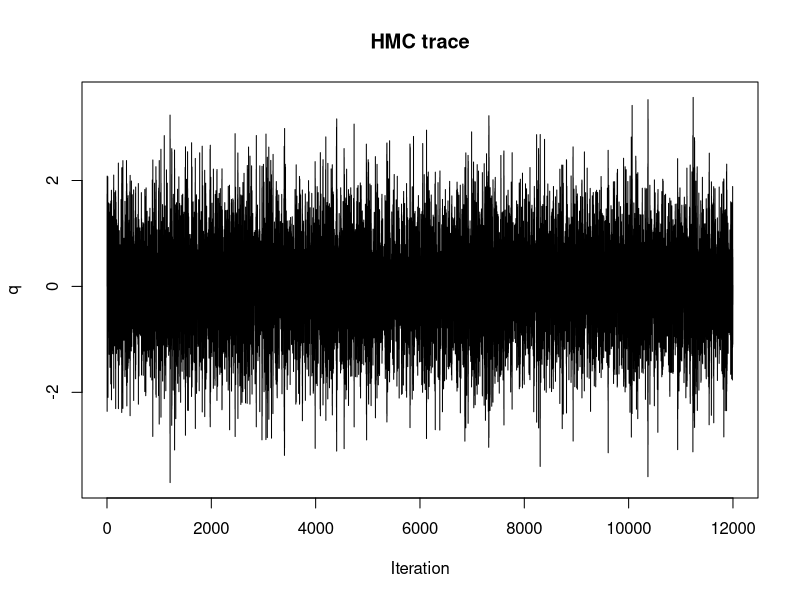

Source code (R):
# One-dimensional HMC for a standard normal target, using leapfrog and MH correction.
set.seed(905)
log_density <- function(q) dnorm(q, log = TRUE)
grad_log_density <- function(q) -q

leapfrog <- function(q, p, step_size, n_steps) {
  stopifnot(length(q) == 1L, length(p) == 1L, is.finite(q), is.finite(p),
            length(step_size) == 1L, is.finite(step_size), step_size > 0,
            length(n_steps) == 1L, is.finite(n_steps), n_steps >= 1,
            n_steps == as.integer(n_steps))
  p <- p + 0.5 * step_size * grad_log_density(q)
  for (j in seq_len(n_steps)) {
    q <- q + step_size * p
    if (j < n_steps) p <- p + step_size * grad_log_density(q)
  }
  p <- p + 0.5 * step_size * grad_log_density(q)
  list(q = q, p = -p) # Momentum reversal makes the proposal reversible.
}

hmc <- function(n = 12000L, step_size = 0.25, n_steps = 10L, initial = 0) {
  stopifnot(length(n) == 1L, is.finite(n), n >= 2, n == as.integer(n),
            length(initial) == 1L, is.finite(initial))
  q <- numeric(n)
  q[1L] <- initial
  accepted <- 0L
  for (i in 2:n) {
    p0 <- rnorm(1)
    proposal <- leapfrog(q[i - 1L], p0, step_size, n_steps)
    # proposal$p is momentum-reversed; its kinetic energy equals p_end's.
    log_alpha <- log_density(proposal$q) - proposal$p^2 / 2 -
      log_density(q[i - 1L]) + p0^2 / 2
    if (log(runif(1)) < min(0, log_alpha)) {
      q[i] <- proposal$q
      accepted <- accepted + 1L
    } else q[i] <- q[i - 1L]
  }
  list(draws = q, acceptance = accepted / (n - 1L))
}

stopifnot(isTRUE(all.equal(grad_log_density(0.7), -0.7)),
          is.finite(leapfrog(0, 1, 0.1, 3)$q))

fit <- hmc(12000L)
post <- fit$draws[2001:12000]
stopifnot(abs(mean(post)) < 0.1, abs(sd(post) - 1) < 0.1)
cat(sprintf("Acceptance rate: %.3f; mean: %.3f; SD: %.3f\n", fit$acceptance, mean(post), sd(post)))
plot(fit$draws, type = "l", xlab = "Iteration", ylab = "q", main = "HMC trace")
